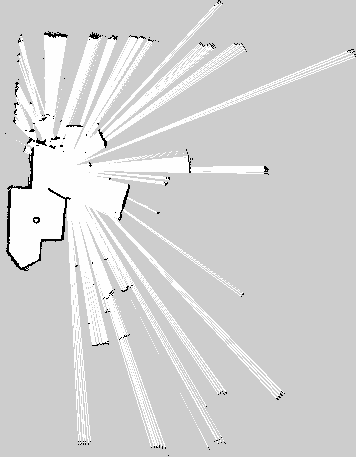
#> input picture autonomous_robots_mte544/ros2_ws/src/turtlebot4_lab2/maze_data/map_maze_1.pgm, 356 x 457 px
$ python measurement_model.py
#> lines starting #> are read from the running program, lines starting #| are printed output that depends on the picture
import matplotlib.pyplot as plt
import numpy as np
from math import cos, sin
from scipy.stats import norm

from state import State
from measurement import Measurement


class MeasurementModel:
    def __init__(self, file: str, standard_deviation: float) -> None:
#> called with standard_deviation = 0.01
        self.resolution = 0.03

        with open(file, 'rb') as fin:
            map = plt.imread(fin)
#> map is the input picture: shape (457, 356); min 0, max 254, mean 211.6

            # Show maze map
            # plt.imshow(map)
            # plt.show()

        # get the indices with obstacles, then multiply by the resolution (0.03) to convert to m
        self.obstacles = np.array(np.where(map == 0)) * self.resolution

        # precompute distances
        # use a resolution the same as the resolution of the map (0.03m)
        self.distances = np.zeros(map.shape)
        for i in range(self.distances.shape[0]):
            for j in range(self.distances.shape[1]):
                self.distances[i, j] = np.min(np.sqrt(np.square(i*self.resolution - self.obstacles[0]) + np.square(j*self.resolution - self.obstacles[1])))
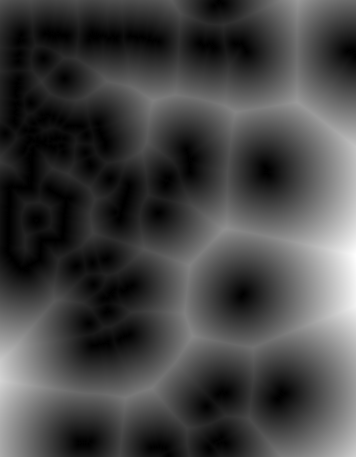
#> self.distances: shape (457, 356) float64; min 0, max 3.55, mean 0.957; drawn with min black and max white

        self.standard_deviation = standard_deviation  # standard deviation of p_hit
        self.p_hit = norm(0, self.standard_deviation)

    def __call__(self, measurements: list[Measurement], state: State) -> float:
        q = 1
        for measurement in measurements:
            if measurement.valid():
                # transform into global frame
                x = state.x + (measurement.x() * cos(state.theta)) - (measurement.y() * sin(state.theta))
                y = state.y + (measurement.y() * cos(state.theta)) - (measurement.x() * sin(state.theta))

                # get the distance to the closest obstacle
                dist = self.distances[round(x/self.resolution), round(y/self.resolution)]

                # update q, assuming that measurements are independent and ignoring p_max and p_rand
                q *= 5 * self.p_hit.pdf(dist)
        return q


if __name__ == "__main__":
    # ms = MeasurementModel("ros2_ws/src/turtlebot4_lab2/maze_data/map_maze_1.pgm", 0.01)
    ms = MeasurementModel("/home/urban/urban/uw/4a/mte544/autonomous_robots_mte544/ros2_ws/src/turtlebot4_lab2/maze_data/map_maze_1.pgm", 0.01)
